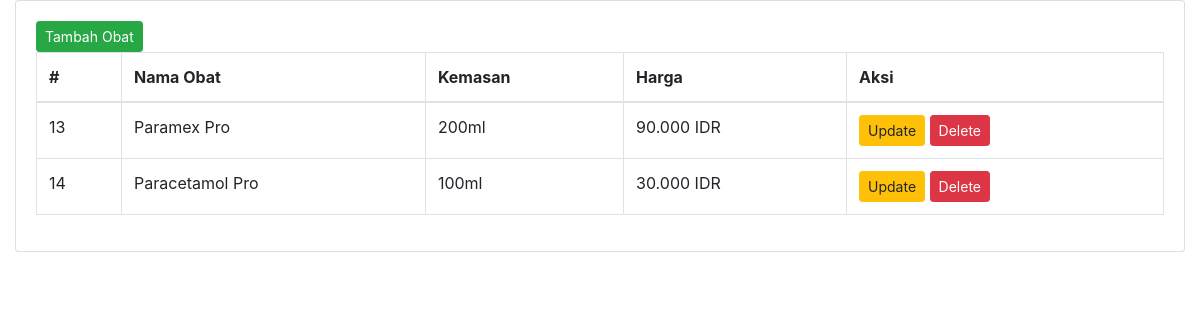
The page /obatAdmin.php on the database its author committed.
### tables this page shows
CREATE TABLE `obat` (
  `id` int(11) NOT NULL,
  `nama_obat` varchar(100) NOT NULL,
  `kemasan` varchar(35) NOT NULL,
  `harga` int(11) NOT NULL
);

### obatAdmin.php (the view, shortened to what this page needs)
<?php
include_once("koneksi.php");
$obatQuery = "SELECT * FROM obat";
$obatResult = $mysqli->query($obatQuery);
$obatData = $obatResult->fetch_all(MYSQLI_ASSOC);
?>
<!DOCTYPE html>
<html lang="en">
<head>
  <link rel="stylesheet" href="https://stackpath.bootstrapcdn.com/bootstrap/4.6.0/css/bootstrap.min.css">
</head>
<body class="hold-transition sidebar-mini">
  <div class="wrapper">
    <section class="content">
      <div class="container-fluid">
        <div class="row">
          <div class="col-12">
            <div class="card">
              <div class="card-body">
              <button type="button" class="btn btn-success btn-sm" data-toggle="modal" data-target="#addModal">Tambah Obat</button>
                <table id="example2" class="table table-bordered table-hover">
                  <thead>
                    <tr>
                      <th>#</th>
                      <th>Nama Obat</th>
                      <th>Kemasan</th>
                      <th>Harga</th>
                      <th>Aksi</th>
                    </tr>
                  </thead>
                  <tbody>
                    <?php
                    foreach ($obatData as $obatRow) {
                      echo "<tr>";
                      echo "<td>" . $obatRow['id'] . "</td>";
                      echo "<td>" . $obatRow['nama_obat'] . "</td>";
                      echo "<td>" . $obatRow['kemasan'] . "</td>";
                      echo "<td>" . number_format($obatRow['harga'], 0, ',', '.') . " IDR</td>";
                      echo "<td>
                                                <form method='post' action=''>
                                                    <input type='hidden' name='id' value='" . $obatRow['id'] . "'>
                                                    <input type='hidden' name='new_nama_obat' value='" . $obatRow['nama_obat'] . "'>
                                                    <input type='hidden' name='new_kemasan' value='" . $obatRow['kemasan'] . "'>
                                                    <input type='hidden' name='new_harga' value='" . $obatRow['harga'] . "'>
                                                    <button type='button' name='update_obat' class='btn btn-warning btn-sm update-btn' data-toggle='modal' data-target='#updateModal'
                                                    data-id='" . $obatRow['id'] . "'
                                                    data-nama_obat='" . $obatRow['nama_obat'] . "'
                                                    data-kemasan='" . $obatRow['kemasan'] . "'
                                                    data-harga='" . $obatRow['harga'] . "'>Update</button>
                                                    <form method='post' action=''>
                                                        <input type='hidden' name='id' value='" . $obatRow['id'] . "'>
                                                        <button type='submit' name='delete_obat' class='btn btn-danger btn-sm' onclick='return confirm(\"Are you sure?\");'>Delete</button>
                                                    </form>
                                                </form>
                                            </td>";
                      echo "</tr>";
                    }
                    ?>
                  </tbody>
                </table>
              </div>
            </div>
          </div>
        </div>
      </div>
    </section>
  </div>
</body>
</html>

### rows shown on the page
obat: id "13", nama_obat "Paramex Pro", kemasan "200ml", harga "90.000"
obat: id "14", nama_obat "Paracetamol Pro", kemasan "100ml", harga "30.000"
